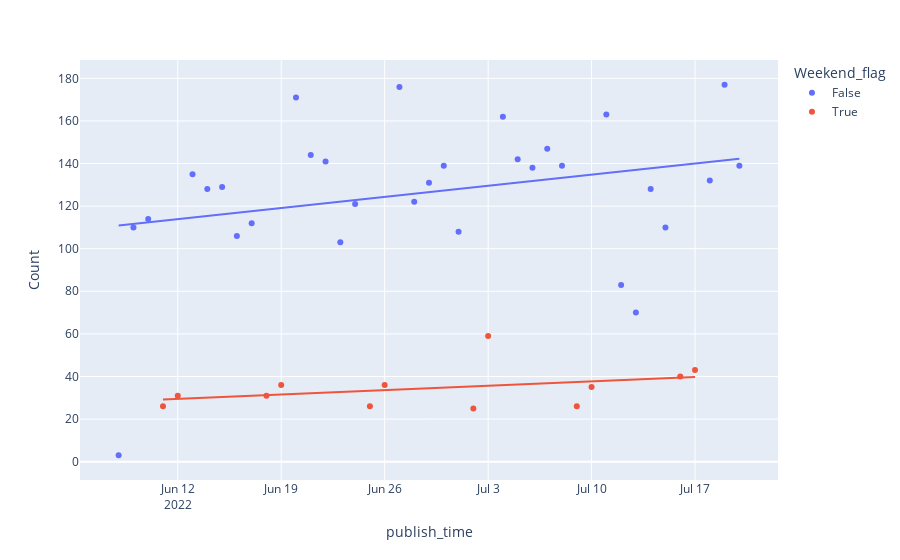

Notebook cell for this chart:
### Code cell
px.scatter(time_gb, 'publish_time', 'Count'
           , color='Weekend_flag'
          , trendline='ols'
          , )

### Figure 1 — Plotly figure (JSON) as saved in the notebook; plotly's stock layout.template omitted (floating-point values rounded to 4 significant figures)
{"data": [{"hovertemplate": "Weekend_flag=False<br>publish_time=%{x}<br>Count=%{y}<extra></extra>", "legendgroup": "False", "marker": {"color": "#636efa", "symbol": "circle"}, "mode": "markers", "name": "False", "orientation": "v", "showlegend": true, "type": "scatter", "x": ["2022-06-08T00:00:00", "2022-06-09T00:00:00", "2022-06-10T00:00:00", "2022-06-13T00:00:00", "2022-06-14T00:00:00", "2022-06-15T00:00:00", "2022-06-16T00:00:00", "2022-06-17T00:00:00", "2022-06-20T00:00:00", "2022-06-21T00:00:00", "2022-06-22T00:00:00", "2022-06-23T00:00:00", "2022-06-24T00:00:00", "2022-06-27T00:00:00", "2022-06-28T00:00:00", "2022-06-29T00:00:00", "2022-06-30T00:00:00", "2022-07-01T00:00:00", "2022-07-04T00:00:00", "2022-07-05T00:00:00", "2022-07-06T00:00:00", "2022-07-07T00:00:00", "2022-07-08T00:00:00", "2022-07-11T00:00:00", "2022-07-12T00:00:00", "2022-07-13T00:00:00", "2022-07-14T00:00:00", "2022-07-15T00:00:00", "2022-07-18T00:00:00", "2022-07-19T00:00:00", "2022-07-20T00:00:00"], "xaxis": "x", "y": [3, 110, 114, 135, 128, 129, 106, 112, 171, 144, 141, 103, 121, 176, 122, 131, 139, 108, 162, 142, 138, 147, 139, 163, 83, 70, 128, 110, 132, 177, 139], "yaxis": "y"}, {"hovertemplate": "<b>OLS trendline</b><br>Count = 8.63807e-06 * publish_time + -14182.1<br>R<sup>2</sup>=0.080110<br><br>Weekend_flag=False<br>publish_time=%{x}<br>Count=%{y} <b>(trend)</b><extra></extra>", "legendgroup": "False", "marker": {"color": "#636efa", "symbol": "circle"}, "mode": "lines", "name": "False", "showlegend": false, "type": "scatter", "x": ["2022-06-08T00:00:00", "2022-06-09T00:00:00", "2022-06-10T00:00:00", "2022-06-13T00:00:00", "2022-06-14T00:00:00", "2022-06-15T00:00:00", "2022-06-16T00:00:00", "2022-06-17T00:00:00", "2022-06-20T00:00:00", "2022-06-21T00:00:00", "2022-06-22T00:00:00", "2022-06-23T00:00:00", "2022-06-24T00:00:00", "2022-06-27T00:00:00", "2022-06-28T00:00:00", "2022-06-29T00:00:00", "2022-06-30T00:00:00", "2022-07-01T00:00:00", "2022-07-04T00:00:00", "2022-07-05T00:00:00", "2022-07-06T00:00:00", "2022-07-07T00:00:00", "2022-07-08T00:00:00", "2022-07-11T00:00:00", "2022-07-12T00:00:00", "2022-07-13T00:00:00", "2022-07-14T00:00:00", "2022-07-15T00:00:00", "2022-07-18T00:00:00", "2022-07-19T00:00:00", "2022-07-20T00:00:00"], "xaxis": "x", "y": [110.9, 111.6, 112.4, 114.6, 115.4, 116.1, 116.8, 117.6, 119.8, 120.6, 121.3, 122.1, 122.8, 125.1, 125.8, 126.5, 127.3, 128.0, 130.3, 131.0, 131.8, 132.5, 133.3, 135.5, 136.3, 137.0, 137.7, 138.5, 140.7, 141.5, 142.2], "yaxis": "y"}, {"hovertemplate": "Weekend_flag=True<br>publish_time=%{x}<br>Count=%{y}<extra></extra>", "legendgroup": "True", "marker": {"color": "#EF553B", "symbol": "circle"}, "mode": "markers", "name": "True", "orientation": "v", "showlegend": true, "type": "scatter", "x": ["2022-06-11T00:00:00", "2022-06-12T00:00:00", "2022-06-18T00:00:00", "2022-06-19T00:00:00", "2022-06-25T00:00:00", "2022-06-26T00:00:00", "2022-07-02T00:00:00", "2022-07-03T00:00:00", "2022-07-09T00:00:00", "2022-07-10T00:00:00", "2022-07-16T00:00:00", "2022-07-17T00:00:00"], "xaxis": "x", "y": [26, 31, 31, 36, 26, 36, 25, 59, 26, 35, 40, 43], "yaxis": "y"}, {"hovertemplate": "<b>OLS trendline</b><br>Count = 3.38195e-06 * publish_time + -5567.56<br>R<sup>2</sup>=0.141179<br><br>Weekend_flag=True<br>publish_time=%{x}<br>Count=%{y} <b>(trend)</b><extra></extra>", "legendgroup": "True", "marker": {"color": "#EF553B", "symbol": "circle"}, "mode": "lines", "name": "True", "showlegend": false, "type": "scatter", "x": ["2022-06-11T00:00:00", "2022-06-12T00:00:00", "2022-06-18T00:00:00", "2022-06-19T00:00:00", "2022-06-25T00:00:00", "2022-06-26T00:00:00", "2022-07-02T00:00:00", "2022-07-03T00:00:00", "2022-07-09T00:00:00", "2022-07-10T00:00:00", "2022-07-16T00:00:00", "2022-07-17T00:00:00"], "xaxis": "x", "y": [29.24, 29.53, 31.29, 31.58, 33.33, 33.62, 35.38, 35.67, 37.42, 37.71, 39.47, 39.76], "yaxis": "y"}], "layout": {"legend": {"title": {"text": "Weekend_flag"}, "tracegroupgap": 0}, "margin": {"t": 60}, "xaxis": {"anchor": "y", "domain": [0, 1], "title": {"text": "publish_time"}}, "yaxis": {"anchor": "x", "domain": [0, 1], "title": {"text": "Count"}}}}
